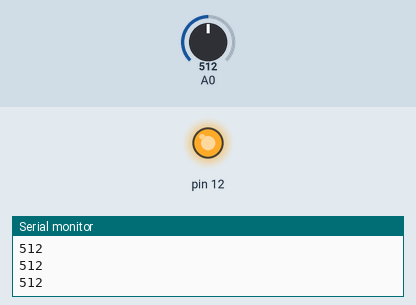
Recording of a sketch running on a simulated Arduino Uno, built with avr-gcc and run on an emulated ATmega328P. Shown: output pins drawn as LEDs (lit = HIGH), the last lines printed to the serial monitor. The test bench sets the inputs (shaded band); at power-on: A0 = 512.

Above: at 1.2 s.
1.3 s: A0 set to 417
2.8 s: A0 set to 392
At 3.4 s:
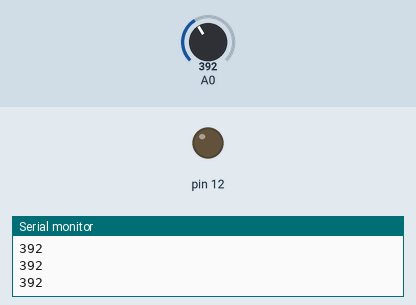
4.3 s: A0 set to 410
At 5.5 s:
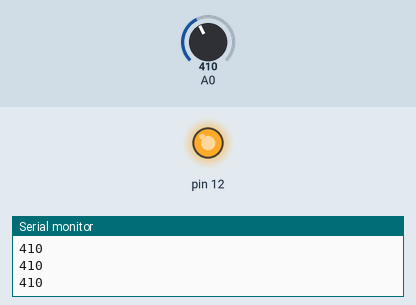
5.8 s: A0 set to 390
At 6.8 s:
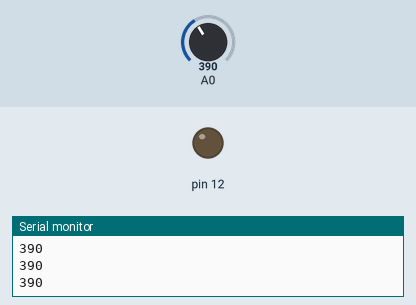
Timing chart, 0 to 8.3 s (numbered marks = the images above; inputs shaded):
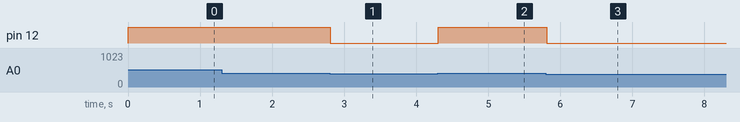

Measured:
- the behaviour switches between 401 and 400 on A0 (found by bisection; images 0 and 1)
- after the input at 2.8 s, pin 12: HIGH → LOW at once
- after the input at 4.3 s, pin 12: LOW → HIGH at once
- after the input at 5.8 s, pin 12: HIGH → LOW at once

The sketch:

PotentiometerControlsLed.pde
```cpp
void setup() {
Serial.begin(9600);
pinMode(12,OUTPUT);
}

void loop() {
  int sensorValue = analogRead(A0);
  Serial.println(sensorValue, DEC);
  if (sensorValue > 400){
    digitalWrite(12,HIGH);}
   else{
      digitalWrite(12,LOW);}
}
```
